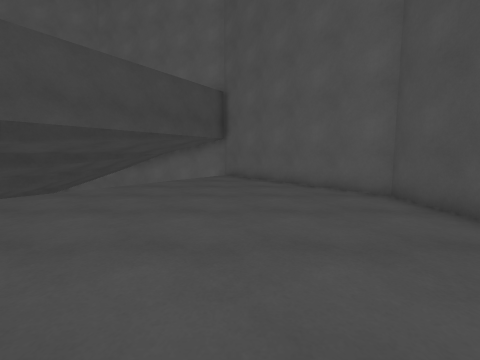
view 1 (above)

19 first-person views from a walk through a 3-D level made in the Unity game engine. The camera is 1.2 m above the floor, tilts 6° down and sees 90° across. The floor is counted in squares, 1 m on a side. Each view is taken from the middle of a square. On the plan, view 1 faces up. The plan holds only what a view shows up to about 12 squares ahead; the rest is blank. The place goes on beyond the plan. The player is left out.

view 2
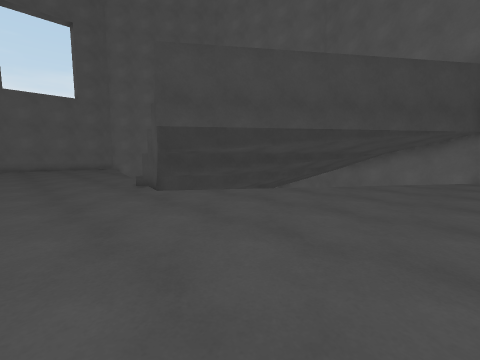

view 3
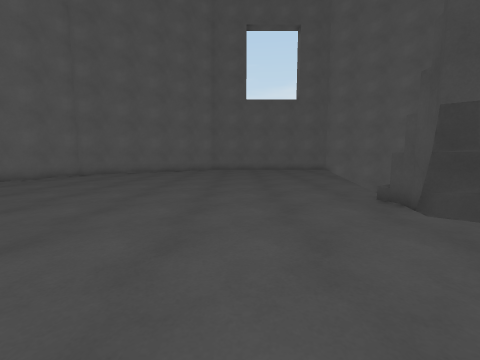

view 4
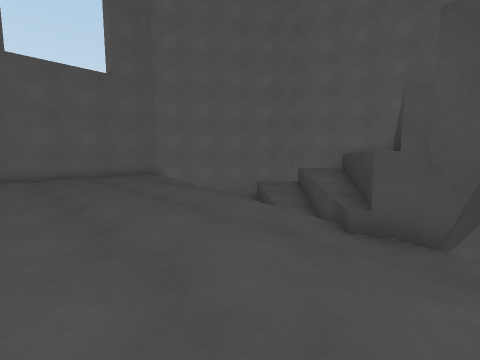

view 5
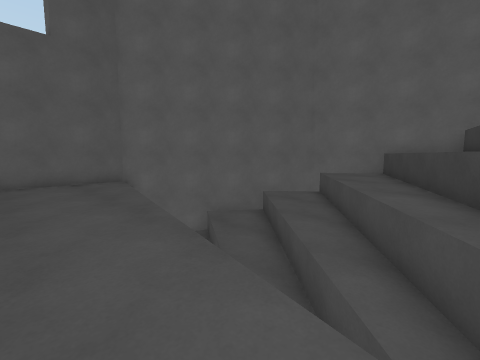

view 6
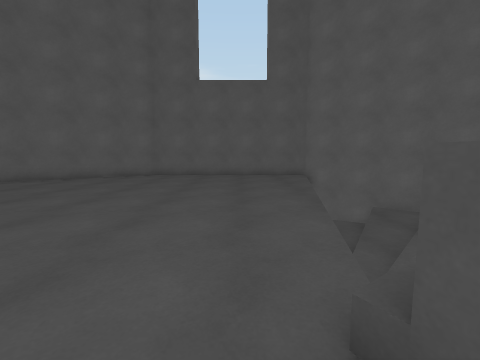

view 7
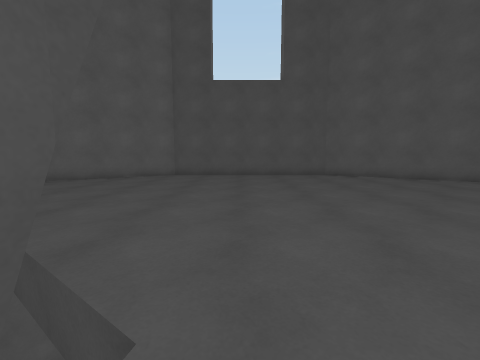

view 8
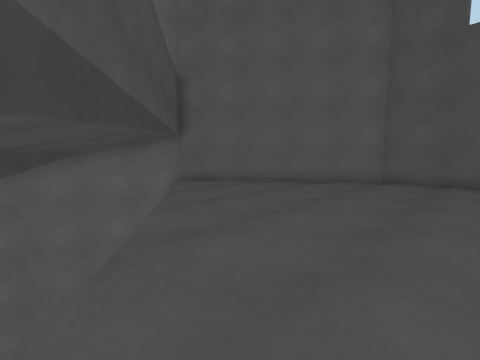

view 9
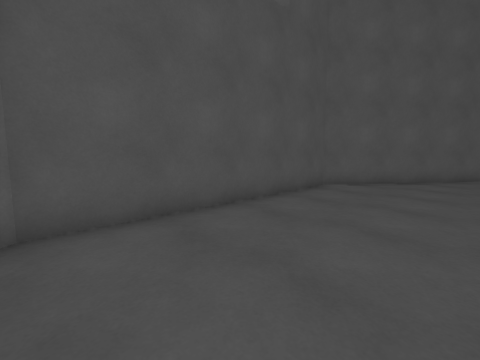

view 10
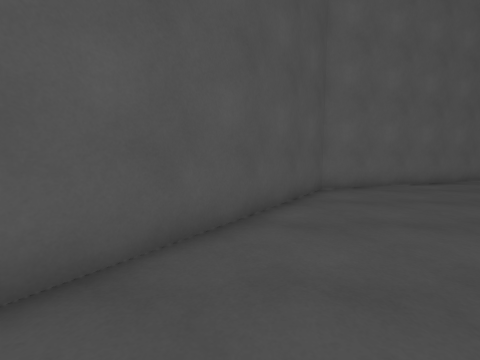

view 11
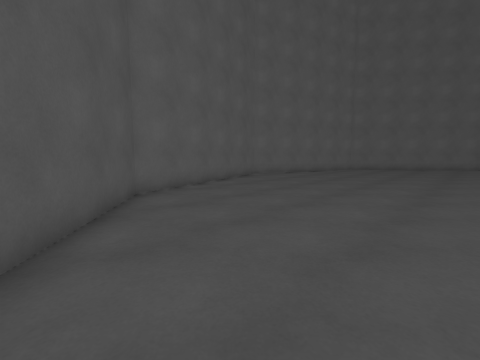

view 12
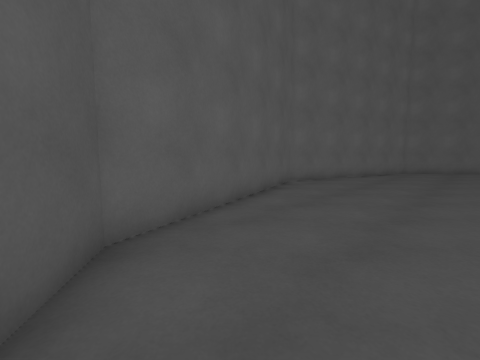

view 13
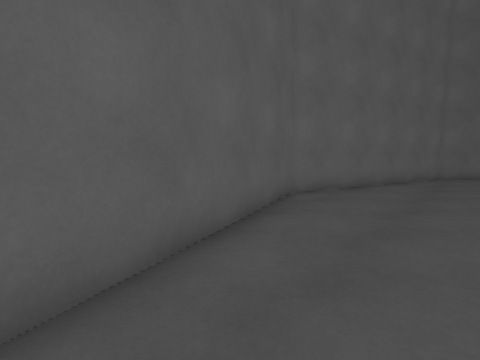

view 14
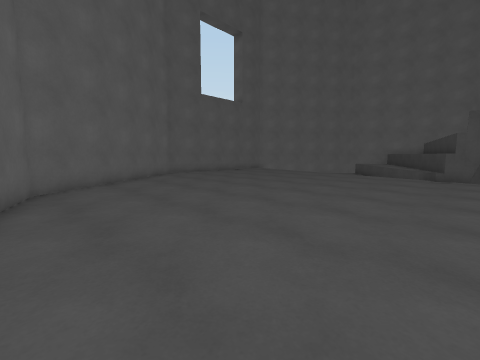

view 15
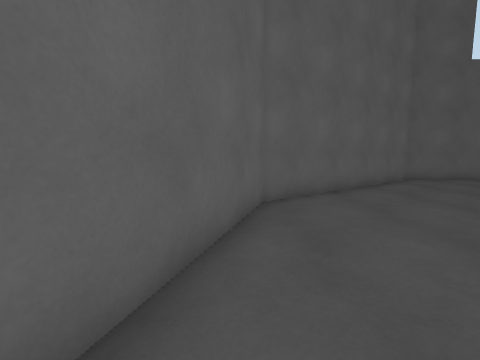

view 16
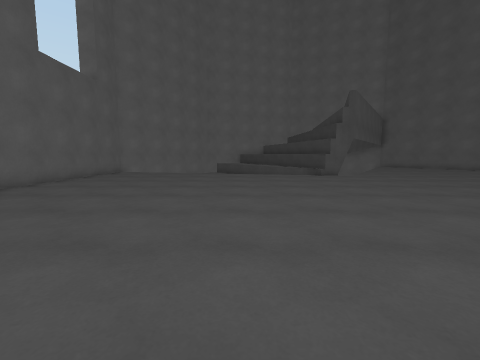

view 17
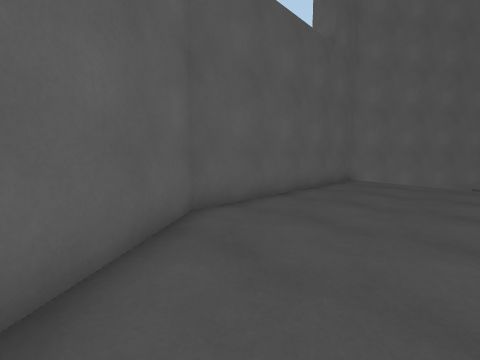

view 18
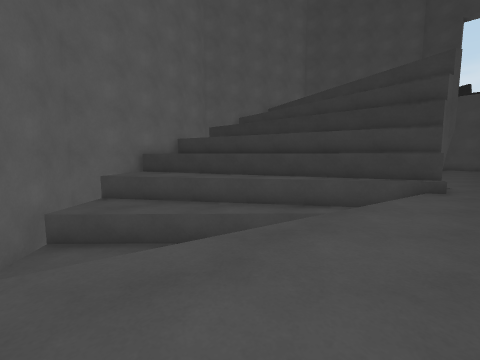

view 19
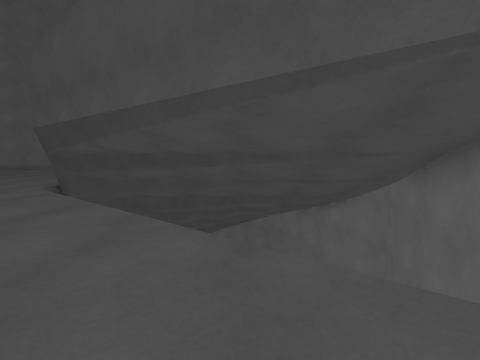

### Floor plan
Key: @ floor where view 1 was taken; # wall or solid block; x gap in a wall; . main floor; : floor 0.25 m higher than the main floor; - floor 0.5 m lower than the main floor; = window, fence, low wall or low ledge; ^ raised ledge; v drop or lower ground.
Columns run from 24 left of view 1 to 5 right of it. Each row starts with its distance up from view 1.
 16           ###
 15        ###  #    #######
 14      ###=:^     ###v   ##
 13      # -::^     ###v  v.##
 12     ##--::^^    ##v  v...#
 11    ##v---::^    ##v  v...##
 10   ##vvv---:^##  ##v v.....##
  9   #vvvvvv-::##  ## v.......##
  8  ##vvvvvvv-:#####vv.........#
  7 ##   vvvvvv-#^###vv.........##
  6 #...vvvvvvvv=^####...........#
  5 #........vvvvx###............#
  4 #.............##.............#
  3 #............................#
  2 #............................#
  1 #............................#
  0 #.......................@....#
 -1 #............................#
 -2 ##...........................#
 -3  #..........................##
 -4  ##........................##
 -5   ##......................##
 -6    #......................#
 -7    ##....................##
 -8     ##..................##
 -9      ##................##
-10       ###............###
-11         #####....#####
-12             ######

Where each view was taken, in squares from view 1:
view 1: 0 up, 0 right, facing up
view 2: 0 up, 1 left, facing up-left
view 3: 0 up, 4 left, facing left
view 4: 0 up, 9 left, facing up-left
view 5: 3 up, 12 left, facing up-left
view 6: 3 up, 9 left, facing left
view 7: 3 up, 10 left, facing right
view 8: 4 up, 7 left, facing up-right
view 9: 7 up, 0 right, facing down-right
view 10: 1 down, 2 right, facing down
view 11: 2 down, 2 right, facing down-left
view 12: 6 down, 0 right, facing down-left
view 13: 8 down, 3 left, facing down-left
view 14: 10 down, 9 left, facing up-left
view 15: 10 down, 12 left, facing left
view 16: 10 down, 15 left, facing up
view 17: 5 down, 19 left, facing up-left
view 18: 3 up, 20 left, facing up-right
view 19: 11 up, 0 right, facing left
